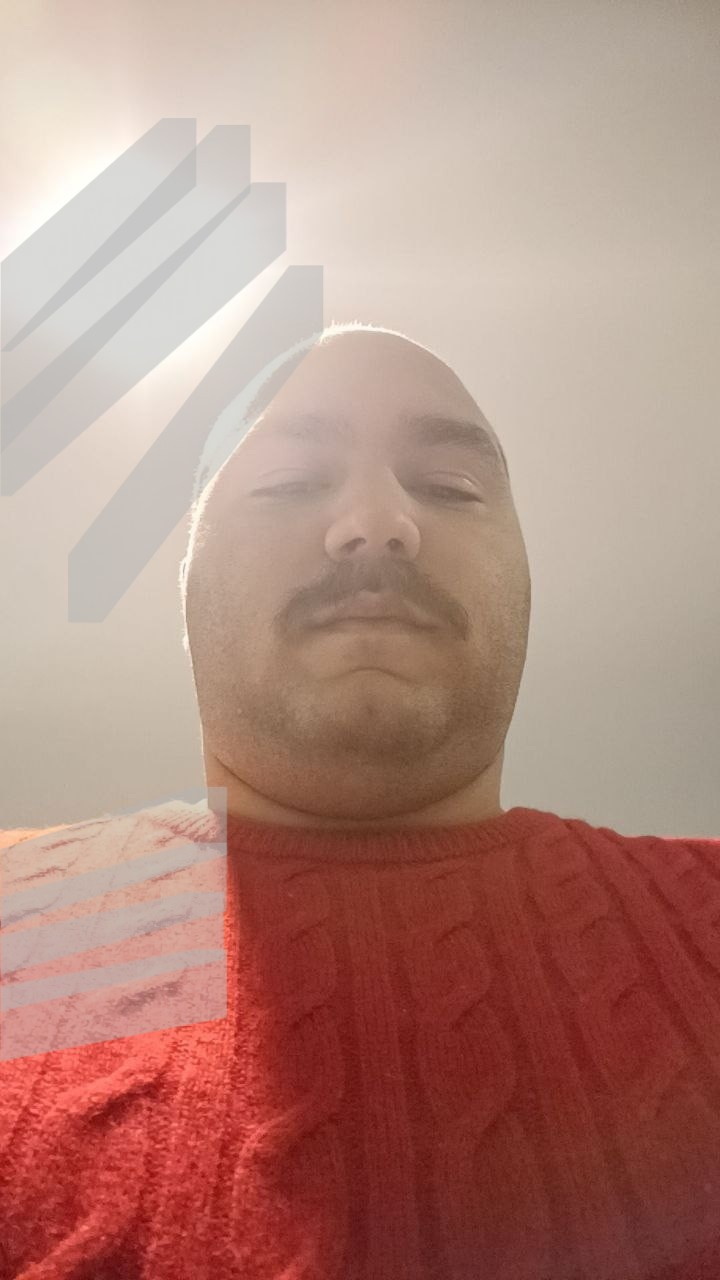
%> input picture mariano.jpg, 720 x 1280 px
$ octave mariano.m   (GNU Octave 9; MATLAB toolbox functions it lacks are replaced by stand-ins)
%> lines starting %> are read from the running program, lines starting %| are printed output that depends on the picture; in (x1, y1, x2, y2) boxes, pixels count from 0 and x2, y2 are one past the last pixel; in counts of white or black regions, pixels touching at a corner belong together; the program's own positions count from 1
clearvars; close all;clc;
% 1. Caricamento immagine
originalImage = imread('mariano.jpg'); % Sostituisci con il nome reale del file
%> originalImage is the input picture: size 1280x720x3 uint8; mean R, G, B 178.9, 138.9, 128
grayImage = rgb2gray(originalImage);
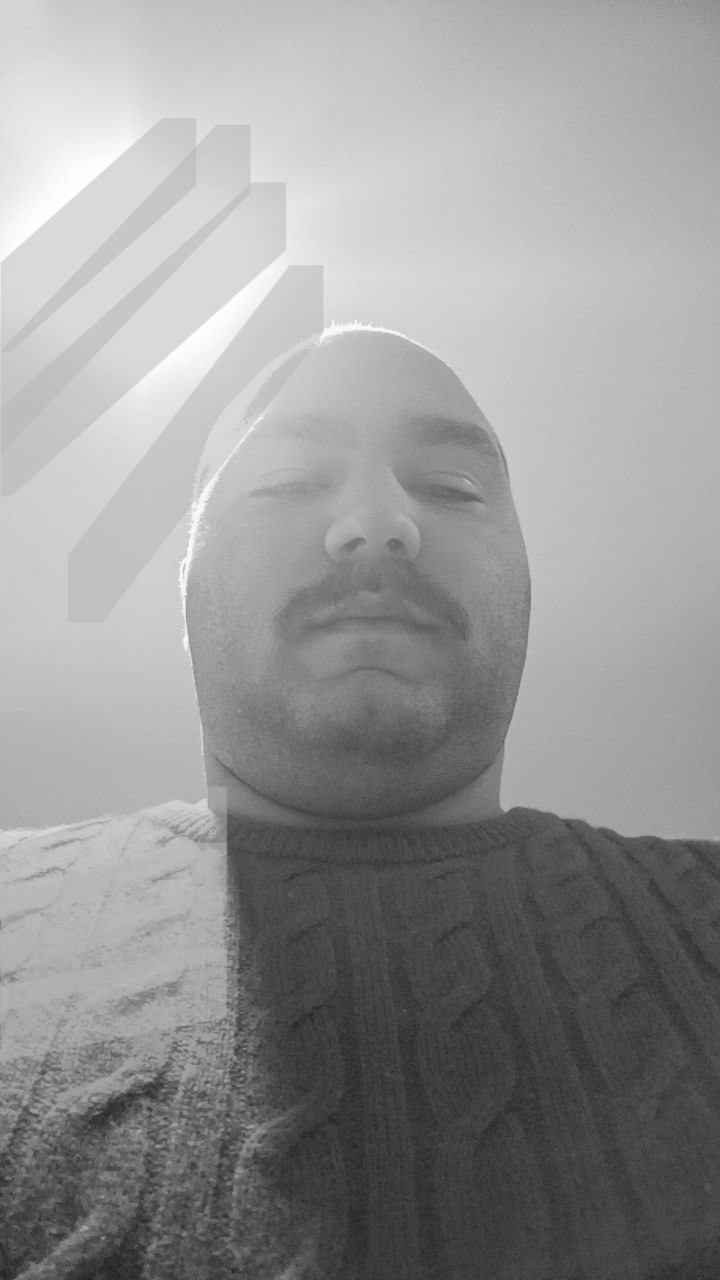
%> grayImage: size 1280x720 uint8; min 30, max 255, mean 149.6

% 2. Binarizzazione (Soglia)
% Calcola una soglia automatica per separare lo sfondo (chiaro) dalla figura (scura)
level = graythresh(grayImage);
%> level = 0.525
binaryMask = imbinarize(grayImage, level);
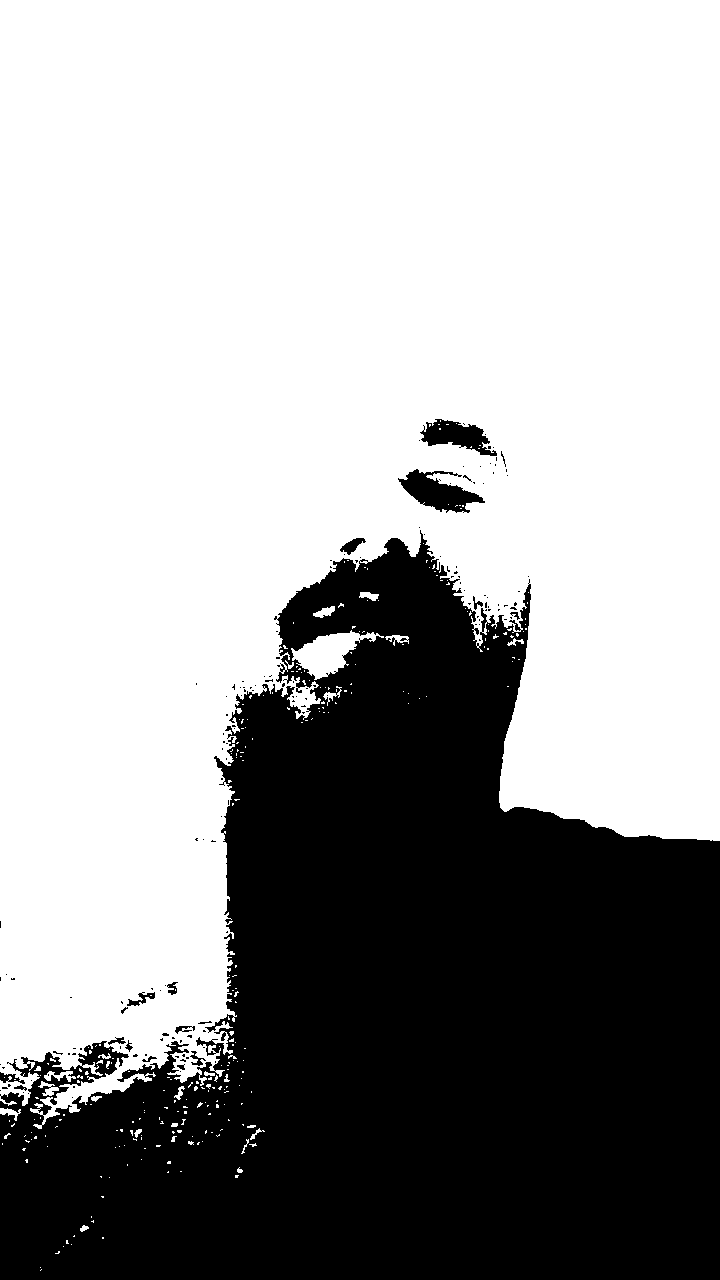
%> binaryMask: size 1280x720 logical; 63.8% white; 157 black regions (138 under 20 px), largest, box (x1, y1, x2, y2) and area: (0, 530, 720, 1280) 329075, (398, 469, 485, 513) 1861, (420, 419, 497, 456) 1429

% Poiché lo sfondo è luminoso (la luce sopra la testa), la maschera sarà
% 1 per lo sfondo e 0 per la persona. Invertiamola con ~ per avere la persona come "oggetto".
binaryMask = ~binaryMask;

% 3. Pulizia dell'immagine (Morfologia)
% Rimuove il "rumore" (piccoli punti) e riempie i buchi all'interno della sagoma
binaryMask = bwareaopen(binaryMask, 5000); % Rimuove oggetti minori di 5000 pixel
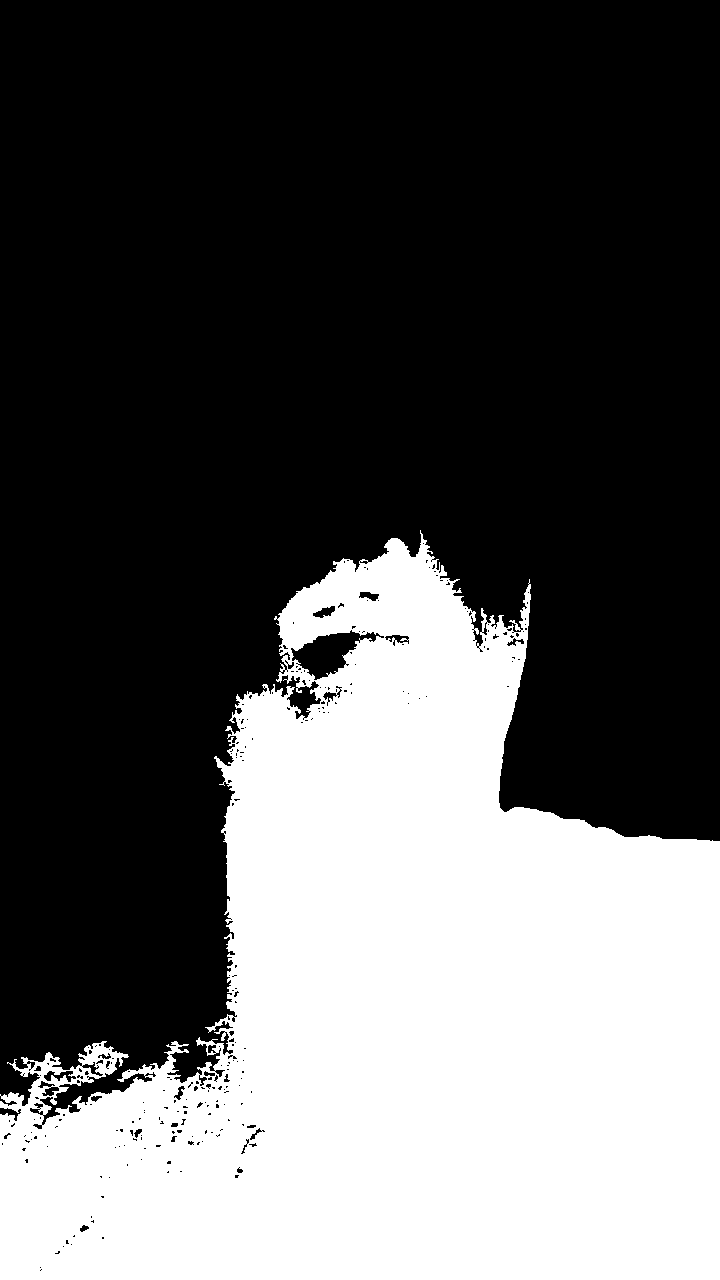
%> binaryMask: size 1280x720 logical; 35.7% white; 1 white region, box (x1, y1, x2, y2) and area: (0, 530, 720, 1280) 329075
% binaryMask = imfill(binaryMask, 'holes');  % Riempie i buchi (es. occhi, narici)

% 4. Estrazione dei Contorni
[B, L] = bwboundaries(binaryMask, 'noholes');
%> B = 1 boundary; box (x1, y1, x2, y2) and points: (0, 530, 720, 1280) 5288

% 5. Creazione del Grafico
figure;
hold on;
title('Grafico della Sagoma');
xlabel('Pixel X');
ylabel('Pixel Y');

% Itera sui contorni trovati (B) e li disegna
for k = 1:length(B)
    boundary = B{k};
    % boundary(:,2) sono le X (colonne), boundary(:,1) sono le Y (righe)
    plot(boundary(:,2), boundary(:,1), 'r', 'LineWidth', 2);
end
%> this loop made 1 pass

% Impostazioni visive per matchare l'orientamento dell'immagine
axis equal;           % Mantiene le proporzioni corrette
set(gca, 'YDir', 'reverse'); % Inverte l'asse Y (le immagini hanno l'origine in alto a sx)
grid on;
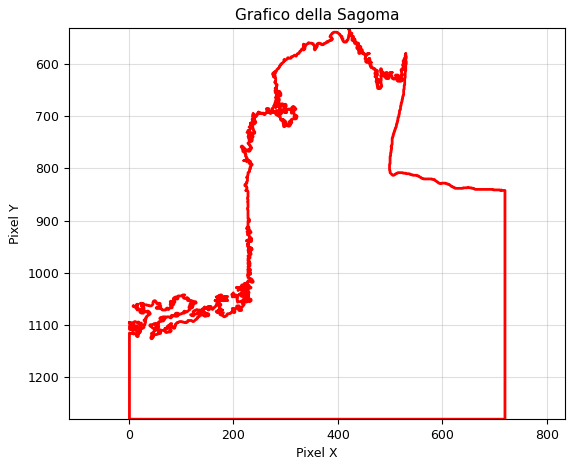
%> figure redrawn from the program's plot data
hold off;
